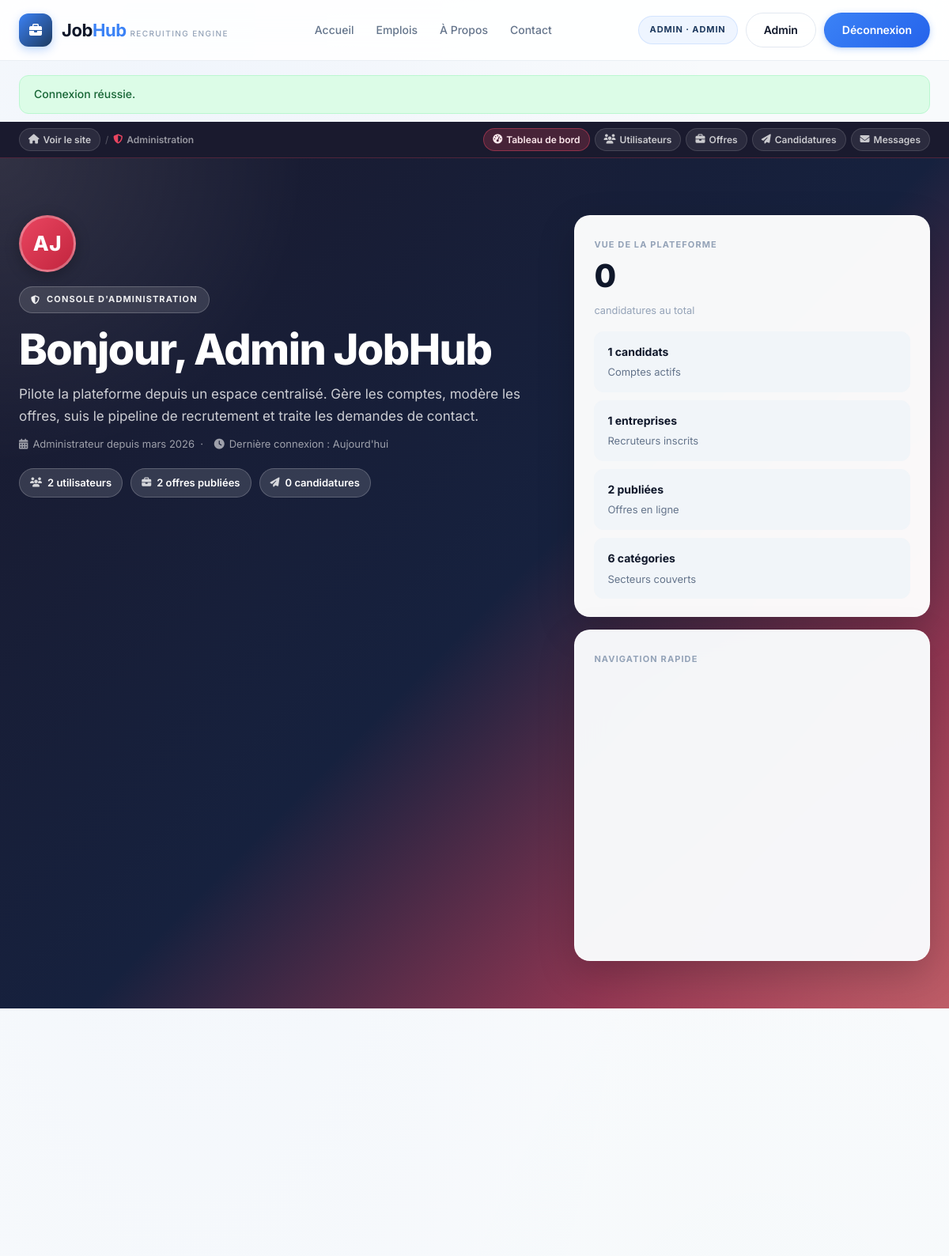
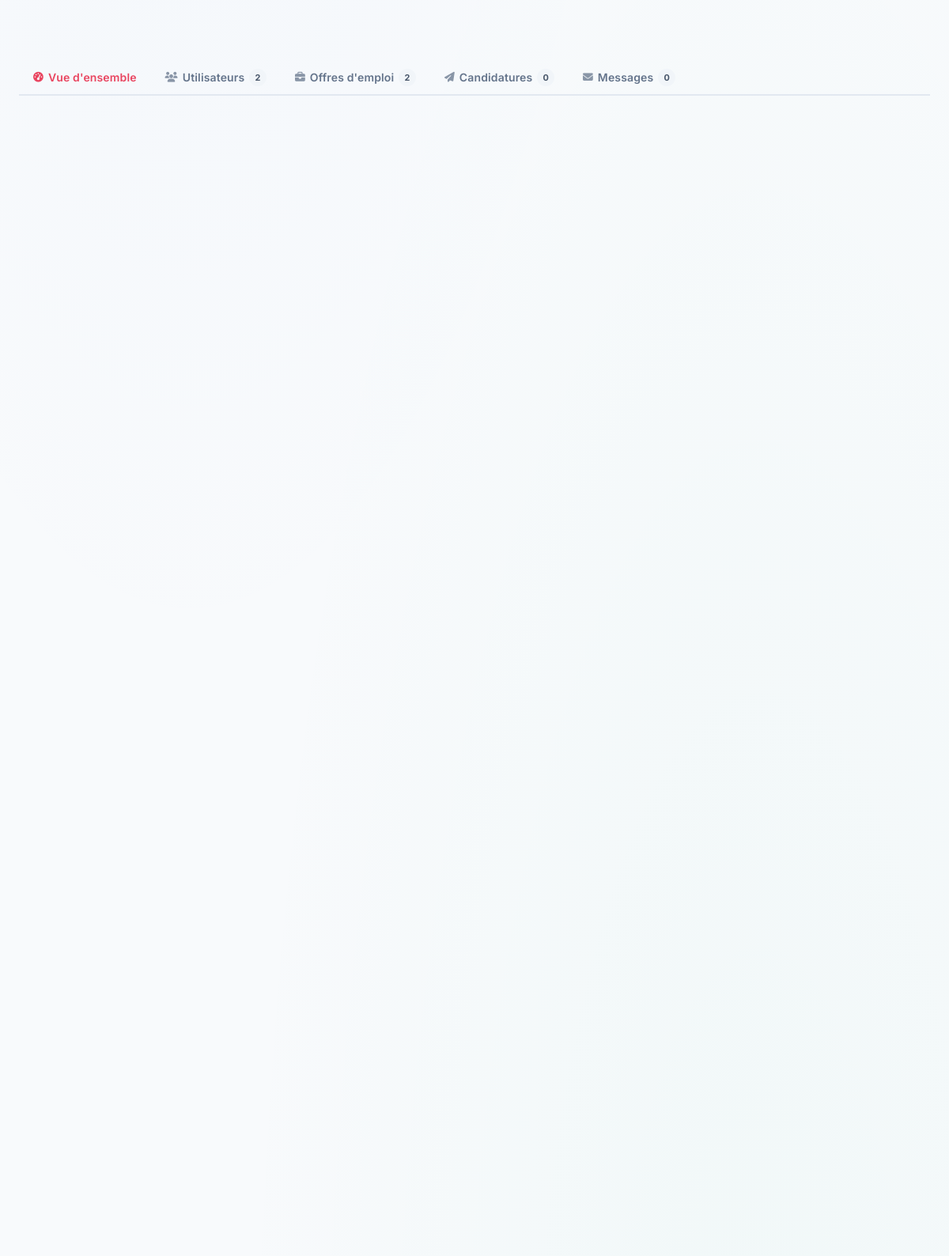
The page /views/dashboard-admin.php (signed in, upper part) on the database its author committed (2 pictures, top to bottom).
### tables this page shows
CREATE TABLE users (
    id INT AUTO_INCREMENT PRIMARY KEY,
    role ENUM('candidate', 'company', 'admin') NOT NULL,
    email VARCHAR(190) NOT NULL UNIQUE,
    password_hash VARCHAR(255) NOT NULL,
    first_name VARCHAR(100) NOT NULL,
    last_name VARCHAR(100) NOT NULL,
    phone VARCHAR(50) DEFAULT NULL,
    city VARCHAR(120) DEFAULT NULL,
    country VARCHAR(120) DEFAULT NULL,
    avatar VARCHAR(255) DEFAULT NULL,
    created_at TIMESTAMP DEFAULT CURRENT_TIMESTAMP,
    updated_at TIMESTAMP DEFAULT CURRENT_TIMESTAMP ON UPDATE CURRENT_TIMESTAMP
);

### app/helpers.php (called while the page is built, shortened)
<?php
function e(?string $value): string
{
    return htmlspecialchars((string) $value, ENT_QUOTES, 'UTF-8');
}
function consume_flash(): array
{
    $messages = $_SESSION['flash'] ?? [];
    return $messages;
}

### app/auth.php (called while the page is built, shortened)
<?php
require_once __DIR__ . '/repository.php';
function current_user(): ?array
{
    static $user = false;
    if ($user !== false) {
        return $user;
    }
    $userId = $_SESSION['user_id'] ?? null;
    $user = $userId ? find_user_by_id((int) $userId) : null;
    return $user;
}
function require_auth(?string $role = null): array
{
    $user = current_user();
    return $user;
}

### app/database.php (called while the page is built, shortened)
<?php
function app_config(): array
{
    return [
        'db' => [
            'host' => getenv('JOBHUB_DB_HOST') ?: 'localhost',
            'port' => getenv('JOBHUB_DB_PORT') ?: '3306',
            'name' => getenv('JOBHUB_DB_NAME') ?: 'recrutement',
            'user' => getenv('JOBHUB_DB_USER') ?: 'jobhub',
            'pass' => getenv('JOBHUB_DB_PASS') ?: 'jobhub123',
        ],
    ];
}
function db(): PDO
{
    static $pdo = null;
    if ($pdo instanceof PDO) {
        return $pdo;
    }
    $config = app_config()['db'];
    $dsn = sprintf(
        'mysql:host=%s;port=%s;dbname=%s;charset=utf8mb4',
        $config['host'],
        $config['port'],
        $config['name']
    );
    $pdo = new PDO($dsn, $config['user'], $config['pass'], [
        PDO::ATTR_ERRMODE => PDO::ERRMODE_EXCEPTION,
        PDO::ATTR_DEFAULT_FETCH_MODE => PDO::FETCH_ASSOC,
    ]);
    return $pdo;
}

### app/repository.php (called while the page is built, shortened)
<?php
require_once __DIR__ . '/database.php';
function query_one(string $sql, array $params = []): ?array
{
    $stmt = db()->prepare($sql);
    $stmt->execute($params);
    $row = $stmt->fetch();
    return $row ?: null;
}
function find_user_by_id(int $id): ?array
{
    return query_one('SELECT * FROM users WHERE id = ?', [$id]);
}
function admin_global_stats(): array
{
    $users = query_one('SELECT COUNT(*) AS total, SUM(role="candidate") AS candidates, SUM(role="company") AS companies FROM users WHERE role != "admin"');
    $jobs = query_one('SELECT COUNT(*) AS total, SUM(status="published") AS published, SUM(status="draft") AS draft, SUM(status="closed") AS closed FROM jobs');
    $apps = query_one('SELECT COUNT(*) AS total, SUM(status="submitted") AS submitted, SUM(status="reviewing") AS reviewing, SUM(status="interview") AS interview, SUM(status="accepted") AS accepted, SUM(status="rejected") AS rejected FROM applications');
    $messages = query_one('SELECT COUNT(*) AS total FROM contact_messages');
    $categories = query_one('SELECT COUNT(*) AS total FROM categories');
    return [
        'users' => $users,
        'jobs' => $jobs,
        'applications' => $apps,
        'messages' => (int) ($messages['total'] ?? 0),
        'categories' => (int) ($categories['total'] ?? 0),
    ];
}

### views/dashboard-admin.php (the view, shortened to what this page needs)
<?php
$user = require_auth('admin');
$tab = in_array($_GET['tab'] ?? '', ['overview', 'users', 'jobs', 'applications', 'messages'], true)
    ? $_GET['tab']
    : 'overview';
$globalStats = admin_global_stats();
$usersStats        = $globalStats['users']        ?? [];
$jobsStats         = $globalStats['jobs']          ?? [];
$applicationsStats = $globalStats['applications']  ?? [];
$messagesTotal     = (int) ($globalStats['messages']   ?? 0);
$categoriesTotal   = (int) ($globalStats['categories'] ?? 0);
$frenchMonths = ['janvier','février','mars','avril','mai','juin','juillet','août','septembre','octobre','novembre','décembre'];
$memberSince  = '';
if (!empty($user['created_at'])) {
    $ts = strtotime((string) $user['created_at']);
    if ($ts !== false) $memberSince = $frenchMonths[(int) date('n', $ts) - 1] . ' ' . date('Y', $ts);
}
$assetBase = '..';
$rootPath  = '/index.php';
$viewsPath = '.';
require __DIR__ . '/../app/views/header.php';
?>
<div class="dashboard-breadcrumb">
    <div class="container">
        <a href="/index.php" class="breadcrumb-link">
            <i class="fas fa-home"></i> Voir le site
        </a>
        <span class="breadcrumb-sep">/</span>
        <span class="breadcrumb-current">
            <i class="fas fa-shield-halved" style="color:#e94560;"></i>
            Administration
        </span>
        <a href="?tab=overview"     class="breadcrumb-link <?= $tab === 'overview'     ? 'active' : '' ?>"><i class="fas fa-gauge-high"></i> Tableau de bord</a>
        <a href="?tab=users"        class="breadcrumb-link <?= $tab === 'users'        ? 'active' : '' ?>"><i class="fas fa-users"></i> Utilisateurs</a>
        <a href="?tab=jobs"         class="breadcrumb-link <?= $tab === 'jobs'         ? 'active' : '' ?>"><i class="fas fa-briefcase"></i> Offres</a>
        <a href="?tab=applications" class="breadcrumb-link <?= $tab === 'applications' ? 'active' : '' ?>"><i class="fas fa-paper-plane"></i> Candidatures</a>
        <a href="?tab=messages"     class="breadcrumb-link <?= $tab === 'messages'     ? 'active' : '' ?>"><i class="fas fa-envelope"></i> Messages</a>
    </div>
</div>
<section class="dashboard-hero dashboard-hero-admin">
    <div class="container dashboard-hero-grid">
        <div class="dashboard-overview">
            <div class="hero-admin-avatar">
                <?= mb_strtoupper(mb_substr((string) ($user['first_name'] ?? 'A'), 0, 1) . mb_substr((string) ($user['last_name'] ?? ''), 0, 1)) ?>
            </div>
            <span class="dashboard-kicker"><i class="fas fa-shield-halved"></i> Console d'administration</span>
            <h1 class="dashboard-title">Bonjour, <?= e($user['first_name']) ?> <?= e($user['last_name']) ?></h1>
            <p class="dashboard-copy">Pilote la plateforme depuis un espace centralisé. Gère les comptes, modère les offres, suis le pipeline de recrutement et traite les demandes de contact.</p>
            <?php if ($memberSince): ?>
                <p class="hero-member-since">
                    <i class="fas fa-calendar-alt"></i> Administrateur depuis <?= e($memberSince) ?>
                    &nbsp;·&nbsp;
                    <i class="fas fa-clock" style="margin-left:4px;"></i> Dernière connexion : Aujourd'hui
                </p>
            <?php endif; ?>
            <div class="hero-stat-row">
                <span class="hero-stat-badge">
                    <i class="fas fa-users"></i>
                    <?= (int) ($usersStats['total'] ?? 0) ?> utilisateurs
                </span>
                <span class="hero-stat-badge">
                    <i class="fas fa-briefcase"></i>
                    <?= (int) ($jobsStats['published'] ?? 0) ?> offres publiées
                </span>
                <span class="hero-stat-badge">
                    <i class="fas fa-paper-plane"></i>
                    <?= (int) ($applicationsStats['total'] ?? 0) ?> candidatures
                </span>
            </div>
        </div>
        <div class="dashboard-panel-stack">
            <article class="dashboard-panel">
                <span class="panel-label">Vue de la plateforme</span>
                <div class="panel-big-number"><?= (int) ($applicationsStats['total'] ?? 0) ?></div>
                <span style="color:#94a3b8;font-size:.8rem;">candidatures au total</span>
                <div class="panel-micro-grid" style="margin-top:.9rem;">
                    <div class="panel-micro-card">
                        <strong><?= (int) ($usersStats['candidates'] ?? 0) ?> candidats</strong>
                        <span>Comptes actifs</span>
                    </div>
                    <div class="panel-micro-card">
                        <strong><?= (int) ($usersStats['companies'] ?? 0) ?> entreprises</strong>
                        <span>Recruteurs inscrits</span>
                    </div>
                    <div class="panel-micro-card">
                        <strong><?= (int) ($jobsStats['published'] ?? 0) ?> publiées</strong>
                        <span>Offres en ligne</span>
                    </div>
                    <div class="panel-micro-card">
                        <strong><?= $categoriesTotal ?> catégories</strong>
                        <span>Secteurs couverts</span>
                    </div>
                </div>
            </article>
            <article class="dashboard-panel dashboard-panel-muted">
                <span class="panel-label">Navigation rapide</span>
                <div class="inline-action-list">
                </div>
            </article>
        </div>
    </div>
</section>
<section class="inscription-section" style="padding-bottom:0;">
    <div class="container">
        <div class="metric-grid-8">
        </div>
    </div>
</section>
<section class="inscription-section dashboard-stage">
    <div class="container">
        <nav class="admin-tabs" role="tablist">
            <a href="?tab=overview"
               class="admin-tab <?= $tab === 'overview' ? 'active' : '' ?>"
               role="tab" aria-selected="<?= $tab === 'overview' ? 'true' : 'false' ?>">
                <i class="fas fa-gauge-high"></i> Vue d'ensemble
            </a>
            <a href="?tab=users"
               class="admin-tab <?= $tab === 'users' ? 'active' : '' ?>"
               role="tab" aria-selected="<?= $tab === 'users' ? 'true' : 'false' ?>">
                <i class="fas fa-users"></i> Utilisateurs
                <span class="tab-badge"><?= (int) ($usersStats['total'] ?? 0) ?></span>
            </a>
            <a href="?tab=jobs"
               class="admin-tab <?= $tab === 'jobs' ? 'active' : '' ?>"
               role="tab" aria-selected="<?= $tab === 'jobs' ? 'true' : 'false' ?>">
                <i class="fas fa-briefcase"></i> Offres d'emploi
                <span class="tab-badge"><?= (int) ($jobsStats['total'] ?? 0) ?></span>
            </a>
            <a href="?tab=applications"
               class="admin-tab <?= $tab === 'applications' ? 'active' : '' ?>"
               role="tab" aria-selected="<?= $tab === 'applications' ? 'true' : 'false' ?>">
                <i class="fas fa-paper-plane"></i> Candidatures
                <span class="tab-badge"><?= (int) ($applicationsStats['total'] ?? 0) ?></span>
            </a>
            <a href="?tab=messages"
               class="admin-tab <?= $tab === 'messages' ? 'active' : '' ?>"
               role="tab" aria-selected="<?= $tab === 'messages' ? 'true' : 'false' ?>">
                <i class="fas fa-envelope"></i> Messages
                <span class="tab-badge"><?= $messagesTotal ?></span>
            </a>
        </nav>
        <?php if ($tab === 'overview'): ?>
        <div class="dashboard-workbench" style="margin-bottom:1.5rem;">
            <div class="dashboard-main">
            </div>
            <aside class="dashboard-sidebar">
            </aside>
        </div>
        <div class="overview-grid">
        </div>
        <?php endif;  ?>
    </div>
</section>
<?php require __DIR__ . '/../app/views/footer.php'; ?>

### app/views/header.php (shortened to what this page needs)
<?php
$currentUser = current_user();
$flashMessages = consume_flash();
?>
<!DOCTYPE html>
<html lang="fr">
<head>
    <link rel="stylesheet" href="<?= e($assetBase ?? '') ?>/views/css/style.css">
    <link rel="stylesheet" href="https://cdnjs.cloudflare.com/ajax/libs/font-awesome/6.4.0/css/all.min.css">
</head>
<body>
    <header class="header">
        <div class="container">
            <nav class="navbar">
                <div class="brand-lockup">
                    <div class="logo-mark">
                        <i class="fas fa-briefcase"></i>
                    </div>
                    <div class="logo">
                        <a href="<?= e($rootPath ?? '/index.php') ?>">
                            <span>Job<strong>Hub</strong></span>
                            <small>Recruiting Engine</small>
                        </a>
                    </div>
                </div>
                <ul class="nav-menu">
                    <li><a href="<?= e($rootPath ?? '/index.php') ?>" class="nav-link">Accueil</a></li>
                    <li><a href="<?= e($rootPath ?? '/index.php') ?>#jobs" class="nav-link">Emplois</a></li>
                    <li><a href="<?= e($viewsPath ?? '/views') ?>/about.php" class="nav-link">À Propos</a></li>
                    <li><a href="<?= e($viewsPath ?? '/views') ?>/contact.php" class="nav-link">Contact</a></li>
                </ul>
                <div class="nav-buttons">
                    <?php if ($currentUser): ?>
                        <span class="user-chip"><?= e($currentUser['first_name']) ?> · <?= e($currentUser['role'] === 'admin' ? 'Admin' : $currentUser['role']) ?></span>
                        <?php if ($currentUser['role'] === 'admin'): ?>
                            <a href="<?= e($viewsPath ?? '/views') ?>/dashboard-admin.php" class="btn btn-outline">Admin</a>
                        <?php elseif ($currentUser['role'] === 'company'): ?>
                            <a href="<?= e($viewsPath ?? '/views') ?>/dashboard-entreprise.php" class="btn btn-outline">Dashboard</a>
                        <?php else: ?>
                            <a href="<?= e($viewsPath ?? '/views') ?>/dashboard-candidat.php" class="btn btn-outline">Dashboard</a>
                        <?php endif; ?>
                        <a href="<?= e($viewsPath ?? '/views') ?>/logout.php" class="btn btn-primary">Déconnexion</a>
                    <?php else: ?>
                        <a href="<?= e($viewsPath ?? '/views') ?>/login.php" class="btn btn-outline">Connexion</a>
                        <a href="<?= e($viewsPath ?? '/views') ?>/inscription.php" class="btn btn-primary">Inscription</a>
                    <?php endif; ?>
                </div>
            </nav>
        </div>
    </header>
    <?php if ($flashMessages): ?>
        <section class="container flash-stack">
            <?php foreach ($flashMessages as $message): ?>
                <div class="flash flash-<?= e($message['type']) ?>"><?= e($message['message']) ?></div>
            <?php endforeach; ?>
        </section>
    <?php endif; ?>

### rows shown on the page
users: first_name "ADMIN", role "ADMIN", first_name+last_name "AJ", first_name "Admin", last_name "JobHub", created_at "mars 2026"

### other values the page prints
$message['message'] "Connexion réussie."
$usersStats['total'] "2"
$jobsStats['published'] "2"
$applicationsStats['total'] "0"
$usersStats['candidates'] "1"
$usersStats['companies'] "1"
$categoriesTotal "6"
$jobsStats['total'] "2"
$messagesTotal "0"
